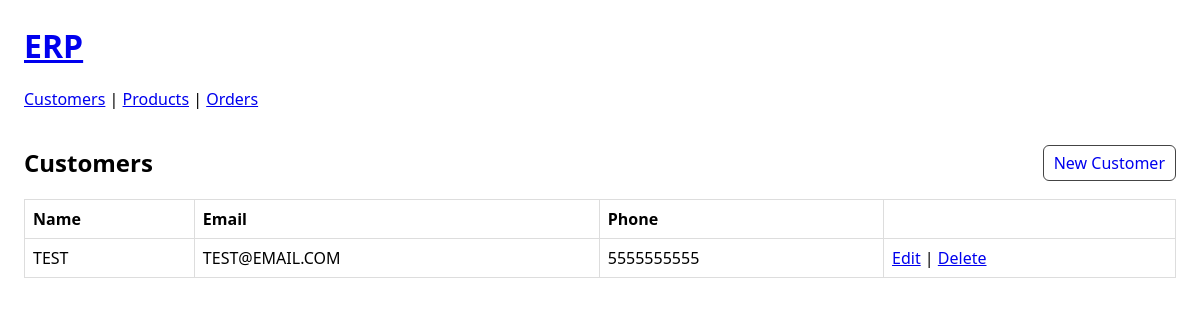
The app's page /customers/ with its own data.
### customers/models.py (models this page shows, shortened)
class Customer(models.Model):
    name = models.CharField(max_length=255)
    email = models.EmailField(blank=True, null=True, unique=True)
    phone = models.CharField(max_length=50, blank=True)
    notes = models.TextField(blank=True)
    created_at = models.DateTimeField(auto_now_add=True)
    updated_at = models.DateTimeField(auto_now=True)

### customers/web_views.py (the view)
# urls.py: path("", CustomerListView.as_view(), name="list"),
class CustomerListView(ListView):
    model = Customer
    template_name = "customers/customer_list.html"
    context_object_name = "customers"
    paginate_by = 25

### templates/customers/customer_list.html
{% extends "base.html" %}
{% block content %}
  <div style="display:flex; justify-content:space-between; align-items:center;">
    <h2>Customers</h2>
    <a class="button" href="{% url 'customers:create' %}">New Customer</a>
  </div>
  <table>
    <thead>
      <tr><th>Name</th><th>Email</th><th>Phone</th><th></th></tr>
    </thead>
    <tbody>
      {% for c in customers %}
        <tr>
          <td>{{ c.name }}</td>
          <td>{{ c.email|default:"" }}</td>
          <td>{{ c.phone|default:"" }}</td>
          <td>
            <a href="{% url 'customers:update' c.pk %}">Edit</a> |
            <a href="{% url 'customers:delete' c.pk %}">Delete</a>
          </td>
        </tr>
      {% empty %}
        <tr><td colspan="4">No customers yet.</td></tr>
      {% endfor %}
    </tbody>
  </table>
{% endblock %}

### templates/base.html (style rules this page uses)
body { font-family: system-ui, sans-serif; margin: 24px; }
table { border-collapse: collapse; width: 100%; }
th, td { border: 1px solid #ddd; padding: 8px; }
th { text-align: left; }
a.button { padding: 6px 10px; border: 1px solid #444; text-decoration: none; border-radius: 6px; }

### records on screen
Customer: name "TEST", email "TEST@EMAIL.COM", phone "5555555555"
